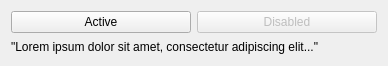
<?xml version="1.0" encoding="UTF-8"?>
<ui version="4.0">
 <class>Widget</class>
 <widget class="QWidget" name="Widget">
  <property name="geometry">
   <rect>
    <x>0</x>
    <y>0</y>
    <width>388</width>
    <height>66</height>
   </rect>
  </property>
  <property name="windowTitle">
   <string>Widget</string>
  </property>
  <layout class="QVBoxLayout" name="verticalLayout">
   <item>
    <layout class="QHBoxLayout" name="horizontalLayout">
     <item>
      <widget class="QPushButton" name="activePushButton">
       <property name="text">
        <string>Active</string>
       </property>
      </widget>
     </item>
     <item>
      <widget class="QPushButton" name="disabledPushButton">
       <property name="enabled">
        <bool>false</bool>
       </property>
       <property name="text">
        <string>Disabled</string>
       </property>
      </widget>
     </item>
    </layout>
   </item>
   <item>
    <widget class="QLabel" name="label">
     <property name="text">
      <string>&quot;Lorem ipsum dolor sit amet, consectetur adipiscing elit...&quot;</string>
     </property>
    </widget>
   </item>
  </layout>
 </widget>
 <resources/>
 <connections/>
</ui>
